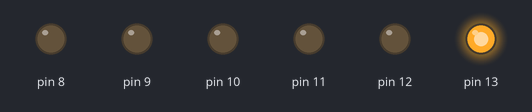
A sketch run on a simulated Arduino Uno, built with avr-gcc and run on an emulated ATmega328P. Shown: output pins drawn as LEDs (lit = HIGH).

Above: at 0.5 s.
At 6.0 s:
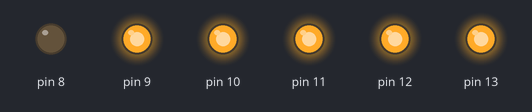
At 8.0 s:
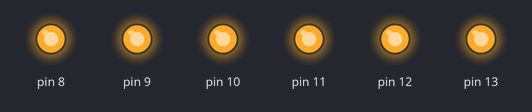
At 13.0 s:
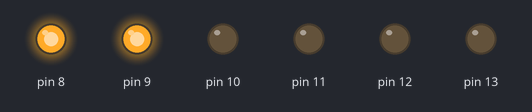
At 17.0 s:
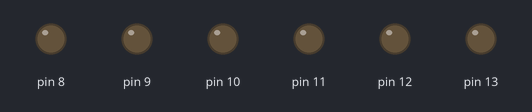
At 22.0 s:
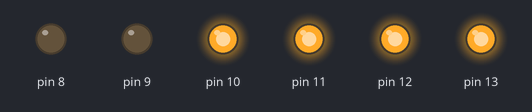
Timing chart, 0 to 23.4 s (numbered marks = the images above):
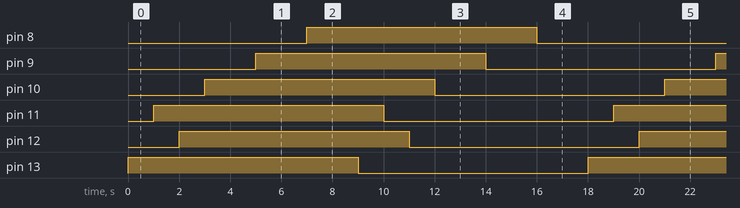

Measured:
- by itself, pin 8–13: alternates HIGH for 9.0 s and LOW for 9.0 s
- by itself, everything shown: repeats every 18.0 s, in 12 steps

The sketch:

challenge2.ino
```cpp
void setup() {
  pinMode(13, OUTPUT);
  pinMode(12, OUTPUT);
  pinMode(11, OUTPUT);
  pinMode(10, OUTPUT);
  pinMode(9, OUTPUT);
  pinMode(8, OUTPUT);
}

void loop() {
  digitalWrite(13, HIGH);
  //digitalWrite(13, LOW);
  delay(1000);
  digitalWrite(11, HIGH);
  //digitalWrite(11, LOW);
  delay(1000);
  digitalWrite(12, HIGH);
//digitalWrite(12, LOW);
  delay(1000);
  digitalWrite(10, HIGH);
  //digitalWrite(10, LOW);
  delay(1000);
  digitalWrite(11, HIGH);
  //digitalWrite(11, LOW);
  delay(1000);
  digitalWrite(9, HIGH);
  //digitalWrite(9, LOW);
  delay(1000);
  digitalWrite(10, HIGH);
  //digitalWrite(10, LOW);
  delay(1000);
  digitalWrite(8, HIGH);
  //digitalWrite(8, LOW);
  delay(1000);
  digitalWrite(9, HIGH);
  //digitalWrite(9, LOW);
  delay(1000);

//digitalWrite(13, HIGH);
  digitalWrite(13, LOW);
  delay(1000);
  //digitalWrite(11, HIGH);
  digitalWrite(11, LOW);
  delay(1000);
  //digitalWrite(12, HIGH);
digitalWrite(12, LOW);
  delay(1000);
//  digitalWrite(10, HIGH);
  digitalWrite(10, LOW);
  delay(1000);
  //digitalWrite(11, HIGH);
  digitalWrite(11, LOW);
  delay(1000);
  //digitalWrite(9, HIGH);
  digitalWrite(9, LOW);
  delay(1000);
  //digitalWrite(10, HIGH);
  digitalWrite(10, LOW);
  delay(1000);
  //digitalWrite(8, HIGH);
  digitalWrite(8, LOW);
  delay(1000);
  //digitalWrite(9, HIGH);
  digitalWrite(9, LOW);
  delay(1000);


}
```
